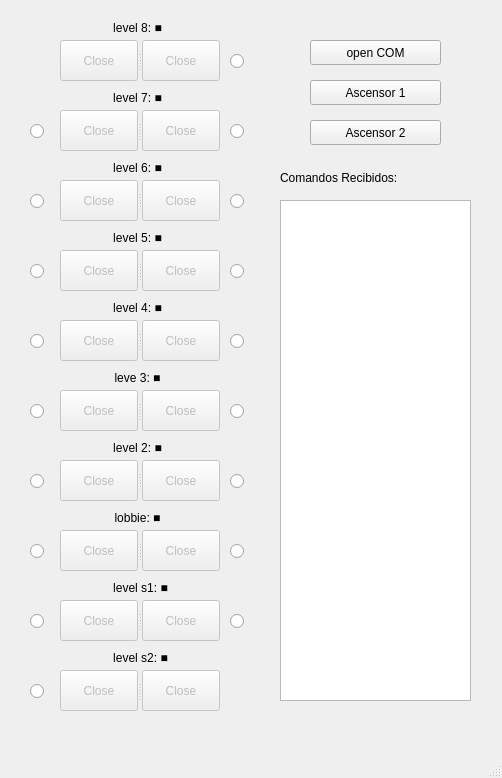
<?xml version="1.0" encoding="UTF-8"?>
<ui version="4.0">
 <class>MainWindow</class>
 <widget class="QMainWindow" name="MainWindow">
  <property name="geometry">
   <rect>
    <x>0</x>
    <y>0</y>
    <width>502</width>
    <height>778</height>
   </rect>
  </property>
  <property name="windowTitle">
   <string>MainWindow</string>
  </property>
  <widget class="QWidget" name="centralwidget">
   <widget class="QLabel" name="label">
    <property name="geometry">
     <rect>
      <x>110</x>
      <y>20</y>
      <width>55</width>
      <height>16</height>
     </rect>
    </property>
    <property name="text">
     <string>level 8: ■</string>
    </property>
    <property name="alignment">
     <set>Qt::AlignCenter</set>
    </property>
   </widget>
   <widget class="QLabel" name="label_2">
    <property name="geometry">
     <rect>
      <x>110</x>
      <y>90</y>
      <width>55</width>
      <height>16</height>
     </rect>
    </property>
    <property name="text">
     <string>level 7: ■</string>
    </property>
    <property name="alignment">
     <set>Qt::AlignCenter</set>
    </property>
   </widget>
   <widget class="QSplitter" name="splitter_2">
    <property name="enabled">
     <bool>false</bool>
    </property>
    <property name="geometry">
     <rect>
      <x>60</x>
      <y>110</y>
      <width>160</width>
      <height>41</height>
     </rect>
    </property>
    <property name="orientation">
     <enum>Qt::Horizontal</enum>
    </property>
    <widget class="QPushButton" name="door1_level7">
     <property name="enabled">
      <bool>false</bool>
     </property>
     <property name="text">
      <string>Close</string>
     </property>
    </widget>
    <widget class="QPushButton" name="door2_level7">
     <property name="enabled">
      <bool>false</bool>
     </property>
     <property name="text">
      <string>Close</string>
     </property>
    </widget>
   </widget>
   <widget class="QRadioButton" name="up7">
    <property name="geometry">
     <rect>
      <x>30</x>
      <y>120</y>
      <width>21</width>
      <height>22</height>
     </rect>
    </property>
    <property name="text">
     <string/>
    </property>
    <property name="autoExclusive">
     <bool>false</bool>
    </property>
   </widget>
   <widget class="QRadioButton" name="up5">
    <property name="geometry">
     <rect>
      <x>30</x>
      <y>260</y>
      <width>21</width>
      <height>22</height>
     </rect>
    </property>
    <property name="text">
     <string/>
    </property>
    <property name="autoExclusive">
     <bool>false</bool>
    </property>
   </widget>
   <widget class="QLabel" name="label_3">
    <property name="geometry">
     <rect>
      <x>110</x>
      <y>160</y>
      <width>55</width>
      <height>16</height>
     </rect>
    </property>
    <property name="text">
     <string>level 6: ■</string>
    </property>
    <property name="alignment">
     <set>Qt::AlignCenter</set>
    </property>
   </widget>
   <widget class="QSplitter" name="splitter_3">
    <property name="enabled">
     <bool>false</bool>
    </property>
    <property name="geometry">
     <rect>
      <x>60</x>
      <y>250</y>
      <width>160</width>
      <height>41</height>
     </rect>
    </property>
    <property name="orientation">
     <enum>Qt::Horizontal</enum>
    </property>
    <widget class="QPushButton" name="door1_level5">
     <property name="enabled">
      <bool>false</bool>
     </property>
     <property name="text">
      <string>Close</string>
     </property>
    </widget>
    <widget class="QPushButton" name="door2_level5">
     <property name="enabled">
      <bool>false</bool>
     </property>
     <property name="text">
      <string>Close</string>
     </property>
    </widget>
   </widget>
   <widget class="QSplitter" name="splitter_4">
    <property name="enabled">
     <bool>false</bool>
    </property>
    <property name="geometry">
     <rect>
      <x>60</x>
      <y>180</y>
      <width>160</width>
      <height>41</height>
     </rect>
    </property>
    <property name="orientation">
     <enum>Qt::Horizontal</enum>
    </property>
    <widget class="QPushButton" name="door1_level6">
     <property name="enabled">
      <bool>false</bool>
     </property>
     <property name="text">
      <string>Close</string>
     </property>
    </widget>
    <widget class="QPushButton" name="door2_level6">
     <property name="enabled">
      <bool>false</bool>
     </property>
     <property name="text">
      <string>Close</string>
     </property>
    </widget>
   </widget>
   <widget class="QLabel" name="label_4">
    <property name="geometry">
     <rect>
      <x>110</x>
      <y>230</y>
      <width>55</width>
      <height>16</height>
     </rect>
    </property>
    <property name="text">
     <string>level 5: ■</string>
    </property>
    <property name="alignment">
     <set>Qt::AlignCenter</set>
    </property>
   </widget>
   <widget class="QRadioButton" name="up6">
    <property name="geometry">
     <rect>
      <x>30</x>
      <y>190</y>
      <width>21</width>
      <height>22</height>
     </rect>
    </property>
    <property name="text">
     <string/>
    </property>
    <property name="autoExclusive">
     <bool>false</bool>
    </property>
   </widget>
   <widget class="QLabel" name="label_5">
    <property name="geometry">
     <rect>
      <x>110</x>
      <y>510</y>
      <width>55</width>
      <height>16</height>
     </rect>
    </property>
    <property name="text">
     <string>lobbie: ■</string>
    </property>
    <property name="alignment">
     <set>Qt::AlignCenter</set>
    </property>
   </widget>
   <widget class="QSplitter" name="splitter_5">
    <property name="enabled">
     <bool>false</bool>
    </property>
    <property name="geometry">
     <rect>
      <x>60</x>
      <y>390</y>
      <width>160</width>
      <height>41</height>
     </rect>
    </property>
    <property name="orientation">
     <enum>Qt::Horizontal</enum>
    </property>
    <widget class="QPushButton" name="door1_level3">
     <property name="enabled">
      <bool>false</bool>
     </property>
     <property name="text">
      <string>Close</string>
     </property>
    </widget>
    <widget class="QPushButton" name="door2_level3">
     <property name="enabled">
      <bool>false</bool>
     </property>
     <property name="text">
      <string>Close</string>
     </property>
    </widget>
   </widget>
   <widget class="QRadioButton" name="up4">
    <property name="geometry">
     <rect>
      <x>30</x>
      <y>330</y>
      <width>21</width>
      <height>22</height>
     </rect>
    </property>
    <property name="text">
     <string/>
    </property>
    <property name="autoExclusive">
     <bool>false</bool>
    </property>
   </widget>
   <widget class="QSplitter" name="splitter_6">
    <property name="enabled">
     <bool>false</bool>
    </property>
    <property name="geometry">
     <rect>
      <x>60</x>
      <y>530</y>
      <width>160</width>
      <height>41</height>
     </rect>
    </property>
    <property name="orientation">
     <enum>Qt::Horizontal</enum>
    </property>
    <widget class="QPushButton" name="door1_level1">
     <property name="enabled">
      <bool>false</bool>
     </property>
     <property name="text">
      <string>Close</string>
     </property>
    </widget>
    <widget class="QPushButton" name="door2_level1">
     <property name="enabled">
      <bool>false</bool>
     </property>
     <property name="text">
      <string>Close</string>
     </property>
    </widget>
   </widget>
   <widget class="QSplitter" name="splitter_7">
    <property name="enabled">
     <bool>false</bool>
    </property>
    <property name="geometry">
     <rect>
      <x>60</x>
      <y>460</y>
      <width>160</width>
      <height>41</height>
     </rect>
    </property>
    <property name="orientation">
     <enum>Qt::Horizontal</enum>
    </property>
    <widget class="QPushButton" name="door1_level2">
     <property name="enabled">
      <bool>false</bool>
     </property>
     <property name="text">
      <string>Close</string>
     </property>
    </widget>
    <widget class="QPushButton" name="door2_level2">
     <property name="enabled">
      <bool>false</bool>
     </property>
     <property name="text">
      <string>Close</string>
     </property>
    </widget>
   </widget>
   <widget class="QLabel" name="label_6">
    <property name="geometry">
     <rect>
      <x>110</x>
      <y>440</y>
      <width>55</width>
      <height>16</height>
     </rect>
    </property>
    <property name="text">
     <string>level 2: ■</string>
    </property>
    <property name="alignment">
     <set>Qt::AlignCenter</set>
    </property>
   </widget>
   <widget class="QRadioButton" name="up1">
    <property name="geometry">
     <rect>
      <x>30</x>
      <y>540</y>
      <width>21</width>
      <height>22</height>
     </rect>
    </property>
    <property name="text">
     <string/>
    </property>
    <property name="autoExclusive">
     <bool>false</bool>
    </property>
   </widget>
   <widget class="QRadioButton" name="up3">
    <property name="geometry">
     <rect>
      <x>30</x>
      <y>400</y>
      <width>21</width>
      <height>22</height>
     </rect>
    </property>
    <property name="text">
     <string/>
    </property>
    <property name="autoExclusive">
     <bool>false</bool>
    </property>
   </widget>
   <widget class="QRadioButton" name="up2">
    <property name="geometry">
     <rect>
      <x>30</x>
      <y>470</y>
      <width>21</width>
      <height>22</height>
     </rect>
    </property>
    <property name="text">
     <string/>
    </property>
    <property name="autoExclusive">
     <bool>false</bool>
    </property>
   </widget>
   <widget class="QLabel" name="label_7">
    <property name="geometry">
     <rect>
      <x>110</x>
      <y>300</y>
      <width>55</width>
      <height>16</height>
     </rect>
    </property>
    <property name="text">
     <string>level 4: ■</string>
    </property>
    <property name="alignment">
     <set>Qt::AlignCenter</set>
    </property>
   </widget>
   <widget class="QSplitter" name="splitter_8">
    <property name="enabled">
     <bool>false</bool>
    </property>
    <property name="geometry">
     <rect>
      <x>60</x>
      <y>320</y>
      <width>160</width>
      <height>41</height>
     </rect>
    </property>
    <property name="orientation">
     <enum>Qt::Horizontal</enum>
    </property>
    <widget class="QPushButton" name="door1_level4">
     <property name="enabled">
      <bool>false</bool>
     </property>
     <property name="text">
      <string>Close</string>
     </property>
    </widget>
    <widget class="QPushButton" name="door2_level4">
     <property name="enabled">
      <bool>false</bool>
     </property>
     <property name="text">
      <string>Close</string>
     </property>
    </widget>
   </widget>
   <widget class="QLabel" name="label_8">
    <property name="geometry">
     <rect>
      <x>110</x>
      <y>370</y>
      <width>55</width>
      <height>16</height>
     </rect>
    </property>
    <property name="text">
     <string>leve 3: ■</string>
    </property>
    <property name="alignment">
     <set>Qt::AlignCenter</set>
    </property>
   </widget>
   <widget class="QLabel" name="label_9">
    <property name="geometry">
     <rect>
      <x>110</x>
      <y>650</y>
      <width>61</width>
      <height>16</height>
     </rect>
    </property>
    <property name="text">
     <string>level s2: ■</string>
    </property>
    <property name="alignment">
     <set>Qt::AlignCenter</set>
    </property>
   </widget>
   <widget class="QRadioButton" name="ups2">
    <property name="geometry">
     <rect>
      <x>30</x>
      <y>680</y>
      <width>21</width>
      <height>22</height>
     </rect>
    </property>
    <property name="text">
     <string/>
    </property>
    <property name="autoExclusive">
     <bool>false</bool>
    </property>
   </widget>
   <widget class="QLabel" name="label_10">
    <property name="geometry">
     <rect>
      <x>110</x>
      <y>580</y>
      <width>61</width>
      <height>16</height>
     </rect>
    </property>
    <property name="text">
     <string>level s1: ■</string>
    </property>
    <property name="alignment">
     <set>Qt::AlignCenter</set>
    </property>
   </widget>
   <widget class="QSplitter" name="splitter_9">
    <property name="enabled">
     <bool>false</bool>
    </property>
    <property name="geometry">
     <rect>
      <x>60</x>
      <y>670</y>
      <width>160</width>
      <height>41</height>
     </rect>
    </property>
    <property name="orientation">
     <enum>Qt::Horizontal</enum>
    </property>
    <widget class="QPushButton" name="door1_level_s2">
     <property name="enabled">
      <bool>false</bool>
     </property>
     <property name="text">
      <string>Close</string>
     </property>
    </widget>
    <widget class="QPushButton" name="door2_level_s2">
     <property name="enabled">
      <bool>false</bool>
     </property>
     <property name="text">
      <string>Close</string>
     </property>
    </widget>
   </widget>
   <widget class="QSplitter" name="splitter_10">
    <property name="enabled">
     <bool>false</bool>
    </property>
    <property name="geometry">
     <rect>
      <x>60</x>
      <y>600</y>
      <width>160</width>
      <height>41</height>
     </rect>
    </property>
    <property name="orientation">
     <enum>Qt::Horizontal</enum>
    </property>
    <widget class="QPushButton" name="door1_level_s1">
     <property name="enabled">
      <bool>false</bool>
     </property>
     <property name="text">
      <string>Close</string>
     </property>
    </widget>
    <widget class="QPushButton" name="door2_level_s1">
     <property name="enabled">
      <bool>false</bool>
     </property>
     <property name="text">
      <string>Close</string>
     </property>
    </widget>
   </widget>
   <widget class="QRadioButton" name="ups1">
    <property name="geometry">
     <rect>
      <x>30</x>
      <y>610</y>
      <width>21</width>
      <height>22</height>
     </rect>
    </property>
    <property name="text">
     <string/>
    </property>
    <property name="autoExclusive">
     <bool>false</bool>
    </property>
   </widget>
   <widget class="QRadioButton" name="down7">
    <property name="geometry">
     <rect>
      <x>230</x>
      <y>120</y>
      <width>21</width>
      <height>22</height>
     </rect>
    </property>
    <property name="text">
     <string/>
    </property>
    <property name="autoExclusive">
     <bool>false</bool>
    </property>
   </widget>
   <widget class="QRadioButton" name="down1">
    <property name="geometry">
     <rect>
      <x>230</x>
      <y>540</y>
      <width>21</width>
      <height>22</height>
     </rect>
    </property>
    <property name="text">
     <string/>
    </property>
    <property name="autoExclusive">
     <bool>false</bool>
    </property>
   </widget>
   <widget class="QRadioButton" name="down4">
    <property name="geometry">
     <rect>
      <x>230</x>
      <y>330</y>
      <width>21</width>
      <height>22</height>
     </rect>
    </property>
    <property name="text">
     <string/>
    </property>
    <property name="autoExclusive">
     <bool>false</bool>
    </property>
   </widget>
   <widget class="QRadioButton" name="down6">
    <property name="geometry">
     <rect>
      <x>230</x>
      <y>190</y>
      <width>21</width>
      <height>22</height>
     </rect>
    </property>
    <property name="text">
     <string/>
    </property>
    <property name="autoExclusive">
     <bool>false</bool>
    </property>
   </widget>
   <widget class="QRadioButton" name="down5">
    <property name="geometry">
     <rect>
      <x>230</x>
      <y>260</y>
      <width>21</width>
      <height>22</height>
     </rect>
    </property>
    <property name="text">
     <string/>
    </property>
    <property name="autoExclusive">
     <bool>false</bool>
    </property>
   </widget>
   <widget class="QRadioButton" name="down3">
    <property name="geometry">
     <rect>
      <x>230</x>
      <y>400</y>
      <width>21</width>
      <height>22</height>
     </rect>
    </property>
    <property name="text">
     <string/>
    </property>
    <property name="autoExclusive">
     <bool>false</bool>
    </property>
   </widget>
   <widget class="QRadioButton" name="down2">
    <property name="geometry">
     <rect>
      <x>230</x>
      <y>470</y>
      <width>21</width>
      <height>22</height>
     </rect>
    </property>
    <property name="text">
     <string/>
    </property>
    <property name="autoExclusive">
     <bool>false</bool>
    </property>
   </widget>
   <widget class="QRadioButton" name="down8">
    <property name="geometry">
     <rect>
      <x>230</x>
      <y>50</y>
      <width>21</width>
      <height>22</height>
     </rect>
    </property>
    <property name="text">
     <string/>
    </property>
    <property name="autoExclusive">
     <bool>false</bool>
    </property>
   </widget>
   <widget class="QRadioButton" name="downs1">
    <property name="geometry">
     <rect>
      <x>230</x>
      <y>610</y>
      <width>21</width>
      <height>22</height>
     </rect>
    </property>
    <property name="text">
     <string/>
    </property>
    <property name="autoExclusive">
     <bool>false</bool>
    </property>
   </widget>
   <widget class="QPushButton" name="open_button">
    <property name="geometry">
     <rect>
      <x>310</x>
      <y>40</y>
      <width>131</width>
      <height>25</height>
     </rect>
    </property>
    <property name="text">
     <string>open COM</string>
    </property>
   </widget>
   <widget class="QPushButton" name="ascensor_1_button">
    <property name="geometry">
     <rect>
      <x>310</x>
      <y>80</y>
      <width>131</width>
      <height>25</height>
     </rect>
    </property>
    <property name="text">
     <string>Ascensor 1</string>
    </property>
   </widget>
   <widget class="QSplitter" name="splitter">
    <property name="enabled">
     <bool>false</bool>
    </property>
    <property name="geometry">
     <rect>
      <x>60</x>
      <y>40</y>
      <width>160</width>
      <height>41</height>
     </rect>
    </property>
    <property name="orientation">
     <enum>Qt::Horizontal</enum>
    </property>
    <widget class="QPushButton" name="door1_level8">
     <property name="enabled">
      <bool>false</bool>
     </property>
     <property name="text">
      <string>Close</string>
     </property>
    </widget>
    <widget class="QPushButton" name="door2_level8">
     <property name="enabled">
      <bool>false</bool>
     </property>
     <property name="text">
      <string>Close</string>
     </property>
    </widget>
   </widget>
   <widget class="QPushButton" name="ascensor_2_button">
    <property name="geometry">
     <rect>
      <x>310</x>
      <y>120</y>
      <width>131</width>
      <height>25</height>
     </rect>
    </property>
    <property name="text">
     <string>Ascensor 2</string>
    </property>
   </widget>
   <widget class="QLabel" name="label_11">
    <property name="geometry">
     <rect>
      <x>280</x>
      <y>170</y>
      <width>131</width>
      <height>16</height>
     </rect>
    </property>
    <property name="text">
     <string>Comandos Recibidos:</string>
    </property>
   </widget>
   <widget class="QPlainTextEdit" name="historial_text">
    <property name="geometry">
     <rect>
      <x>280</x>
      <y>200</y>
      <width>191</width>
      <height>501</height>
     </rect>
    </property>
   </widget>
  </widget>
  <widget class="QMenuBar" name="menubar">
   <property name="geometry">
    <rect>
     <x>0</x>
     <y>0</y>
     <width>502</width>
     <height>25</height>
    </rect>
   </property>
  </widget>
  <widget class="QStatusBar" name="statusbar"/>
 </widget>
 <resources/>
 <connections/>
</ui>
